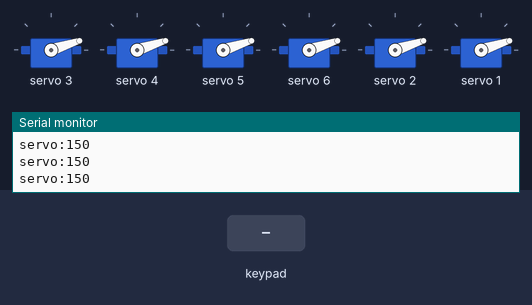
A sketch run on a simulated Arduino Uno, built with avr-gcc and run on an emulated ATmega328P. Parts: 6 × servo, the last lines printed to the serial monitor. Inputs (shaded band) come from the test bench.

Above: at 1.2 s.
1.3 s: key 'L' pressed
At 2.3 s:
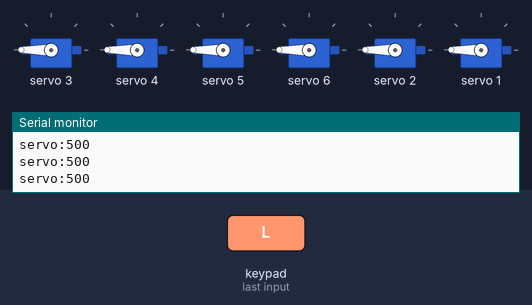
4.3 s: key 'S' pressed
At 5.2 s:
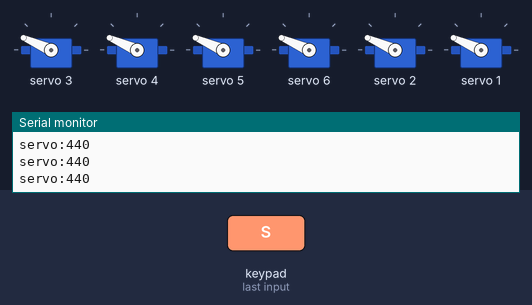
7.3 s: key 'R' pressed
At 8.9 s:
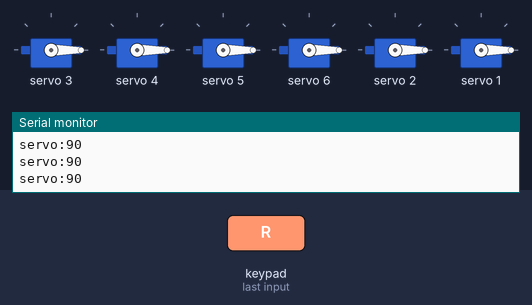
Timing chart, 0 to 10.4 s (numbered marks = the images above; inputs shaded):
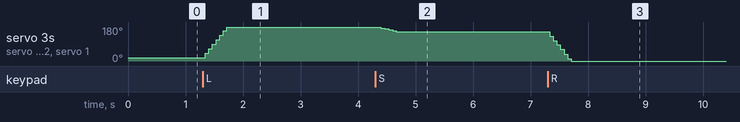

The sketch:

MakerBotwPS2.ino
```cpp
/*
 * A better version of MakerBotwPS2 example used with makerbot BANHMI hardware platform
 * This version simplify the joystick driving method, where the functionality stay the same.
 * Added new controling menthod, switch driving mode by pressing SELECT button
 * Added nitro like speed booster when holding L2
 *
 * Writen by Tu Dang - Makerviet
 */

#include "motors.h"
#include "PS2_controller.h"

void setup()
{

  Serial.begin(115200);
  initMotors();
  setupPS2controller();
  Serial.println("Done setup!");
  pwm.setOscillatorFrequency(27000000);
  pwm.setPWMFreq(50);  // Analog servos run at ~50 Hz updates
}

void loop()
{
  ps2x.read_gamepad(0, 0);
  PS2control();

  delay(50);

}
```

PS2_controller.h
```cpp
#include <PS2X_lib.h>

PS2X ps2x; // create PS2 Controller Class object

#define PS2_DAT 12 // MISO  19
#define PS2_CMD 13 // MOSI  23
#define PS2_SEL 15 // SS     5
#define PS2_CLK 14 // SLK   18

#define TOP_SPEED 4095
#define NORM_SPEED 2048
#define TURNING_FACTOR 1

#define SINGLE_HAND_DRIVING 0
#define TWO_HAND_DRIVING 1
int servo = 150;
bool driving_mode = SINGLE_HAND_DRIVING;
void setupPS2controller()
{
  int err = -1;
  while (err != 0)
  {
    err = ps2x.config_gamepad(PS2_CLK, PS2_CMD, PS2_SEL, PS2_DAT, true, true);
  }
}
bool PS2control()
{
  int speed = NORM_SPEED;
  if (ps2x.Button(PSB_R2))
    speed = TOP_SPEED;
   if (ps2x.ButtonPressed(PSB_SELECT))
    driving_mode =! driving_mode;

  int nJoyX = 128 - ps2x.Analog(PSS_RX); // read x-joystick
  int nJoyY = 128 - (driving_mode ? ps2x.Analog(PSS_LY) :ps2x.Analog(PSS_RY)); // read y-joystick
  int nMotMixL;                          // Motor (left) mixed output
  int nMotMixR;                          // Motor (right) mixed output
  int s1;
  int s2;

  bool temp = (nJoyY * nJoyX > 0);
  if (nJoyX) // Turning
  {
    s1 = -nJoyX + (nJoyY * temp);
    s1 = map (s1,0,255, 150, 450);
    s2 = nJoyX + (nJoyY * !temp);
    s2 = map (s2,0,255,450,150);
  }
  else // Forward or Reverse
  {
    nMotMixL = nJoyY;
    nMotMixR = nJoyY;
  }


  int c1 = 0, c2 = 0, c3 = 0, c4 = 0;

  if (nMotMixR > 0)
  {
    c3 = nMotMixR;
    c3 = map(c3, 0, 128, 0, speed);
  }

  else if (nMotMixR < 0)
  {
    c4 = abs(nMotMixR) + 1;
    c4 = map(c4, 0, 128, 0, speed);
  }

  if (nMotMixL > 0)
  {
    c1 = nMotMixL;
    c1 = map(c1, 0, 128, 0, speed);
  }
  else if (nMotMixL < 0)
  {
    c2 = abs(nMotMixL)+1;
    c2 = map(c2, 0, 128, 0, speed);
  }
  if ( ps2x.Button(PSB_PAD_LEFT)&& servo < 500){
    servo += 50;
    delay(5);
  }
  if ( ps2x.Button(PSB_PAD_RIGHT) && servo > 50){
    servo -= 50;
    delay(5);
  }
  if ( ps2x.Button(PSB_RED) ){
     servo += 10;
    delay(10);
  }
  if ( ps2x.Button(PSB_PINK)){
    servo -= 10;
    delay(10);
  }
  setPWMMotors(c1, c2, c3, c4);
  Serial.print ( "servo:" );
  quayservo(servo);
  Serial.println (servo);
  return 1;
}
```

motors.h
```cpp
#include <stdio.h>
#include <Wire.h>
#include <Adafruit_PWMServoDriver.h>

#define MIN_PWM 0
#define MAX_PWM 4095

// PWM channels of pca9685 0-16
#define PWM_CHANNEL1 8
#define PWM_CHANNEL2 9
#define PWM_CHANNEL3 10
#define PWM_CHANNEL4 11

Adafruit_PWMServoDriver pwm = Adafruit_PWMServoDriver();

void setPWMMotors(int c1, int c2, int c3, int c4)
{

  pwm.setPWM(PWM_CHANNEL1, 0, c1);
  pwm.setPWM(PWM_CHANNEL2, 0, c2);
  pwm.setPWM(PWM_CHANNEL3, 0, c3);
  pwm.setPWM(PWM_CHANNEL4, 0, c4);
}

void initMotors()
{
  Wire.begin(); // SDA, SCL,400000);
  pwm.begin();
  pwm.setOscillatorFrequency(27000000);
  pwm.setPWMFreq(1600);
  Wire.setClock(400000);

  setPWMMotors(0, 0, 0, 0);
}

void quayservo(int b){
  pwm.setPWM(3, 0, b);
  pwm.setPWM(4, 0, b);
  pwm.setPWM(5, 0, b);
  pwm.setPWM(6, 0, b);
  pwm.setPWM(2, 0, b);
  pwm.setPWM(1, 0, b);
}
```

Measured:
- after the input at 1.3 s, servo 3–6, servo 2, servo 1: moves from 18° to 180° over 0.38 s, starting at once
- after the input at 4.3 s, servo 3–6, servo 2, servo 1: moves from 180° to 156° over 0.34 s, starting at once
- after the input at 7.3 s, servo 3–6, servo 2, servo 1: moves from 156° to 0° over 0.38 s, starting at once
